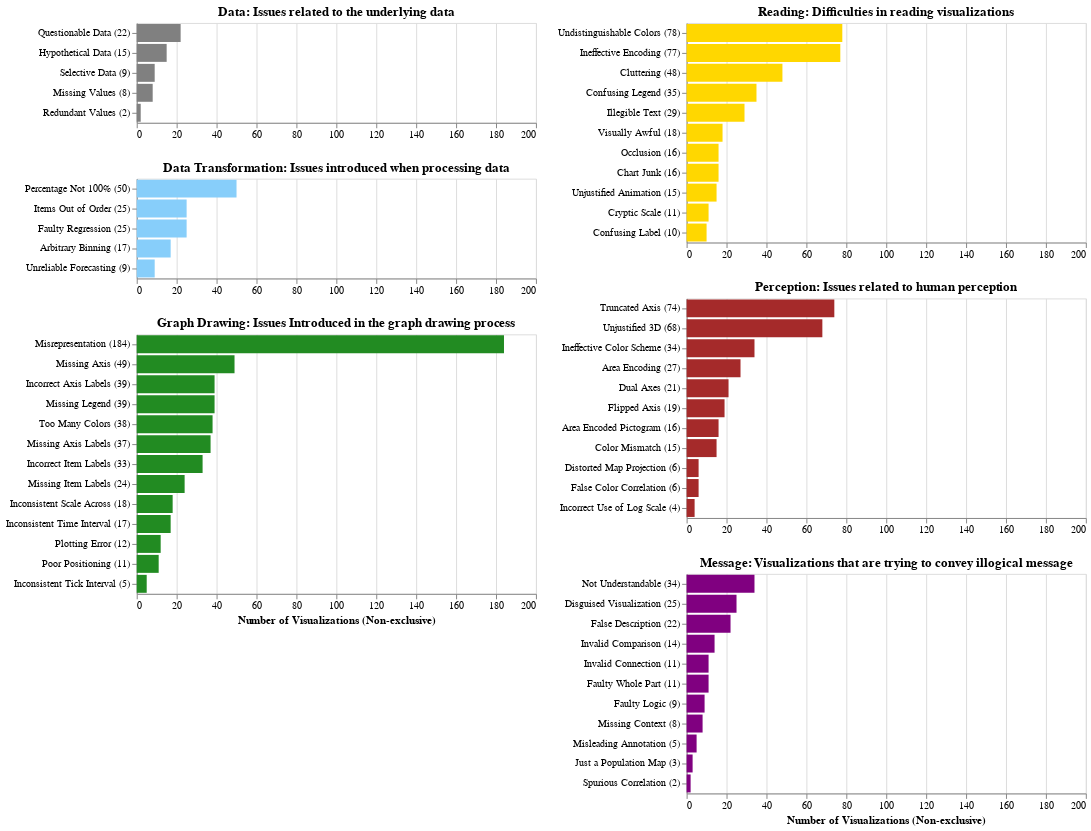

This figure's notebook cell:
### Code cell
issuetypes_chart = (issuetypes_data & issuetypes_derive & issuetypes_graph) | (issuetypes_visual & issuetypes_perception & issuetypes_logical)
issuetypes_chart

### Figure 1 — Vega-Lite specification as saved in the notebook (floating-point values rounded to 4 significant figures)
{"config": {"view": {"continuousWidth": 400, "continuousHeight": 300}}, "hconcat": [{"vconcat": [{"mark": {"type": "bar", "color": "gray"}, "encoding": {"x": {"type": "quantitative", "field": "count", "scale": {"domain": [0, 200]}, "title": null}, "y": {"type": "nominal", "field": "namecount", "sort": "-x", "title": null}}, "title": "Data: Issues related to the underlying data", "transform": [{"filter": "(datum.subcategory === 'Data')"}]}, {"mark": {"type": "bar", "color": "lightskyblue"}, "encoding": {"x": {"type": "quantitative", "field": "count", "scale": {"domain": [0, 200]}, "title": null}, "y": {"type": "nominal", "field": "namecount", "sort": "-x", "title": null}}, "title": "Data Transformation: Issues introduced when processing data", "transform": [{"filter": "(datum.subcategory === 'Data Transformation')"}]}, {"mark": {"type": "bar", "color": "ForestGreen"}, "encoding": {"x": {"type": "quantitative", "field": "count", "scale": {"domain": [0, 200]}, "title": "Number of Visualizations (Non-exclusive)"}, "y": {"type": "nominal", "field": "namecount", "sort": "-x", "title": null}}, "title": "Graph Drawing: Issues Introduced in the graph drawing process", "transform": [{"filter": "(datum.subcategory === 'Graph Drawing')"}]}]}, {"vconcat": [{"mark": {"type": "bar", "color": "gold"}, "encoding": {"x": {"type": "quantitative", "field": "count", "scale": {"domain": [0, 200]}, "title": null}, "y": {"type": "nominal", "field": "namecount", "sort": "-x", "title": null}}, "title": "Reading: Difficulties in reading visualizations", "transform": [{"filter": "(datum.subcategory === 'Reading')"}]}, {"mark": {"type": "bar", "color": "brown"}, "encoding": {"x": {"type": "quantitative", "field": "count", "scale": {"domain": [0, 200]}, "title": null}, "y": {"type": "nominal", "field": "namecount", "sort": "-x", "title": null}}, "title": "Perception: Issues related to human perception", "transform": [{"filter": "(datum.subcategory === 'Perception')"}]}, {"mark": {"type": "bar", "color": "purple"}, "encoding": {"x": {"type": "quantitative", "field": "count", "scale": {"domain": [0, 200]}, "title": "Number of Visualizations (Non-exclusive)"}, "y": {"type": "nominal", "field": "namecount", "sort": "-x", "title": null}}, "title": "Message: Visualizations that are trying to convey illogical message", "transform": [{"filter": "(datum.subcategory === 'Message')"}]}]}], "data": {"name": "data-686c9b061e25e2e65795b9ab785d2576"}, "$schema": "https://vega.github.io/schema/vega-lite/v4.8.1.json", "datasets": {"data-686c9b061e25e2e65795b9ab785d2576": [{"subcategory": "Data", "tag": "fault:data:questionable", "name": "Questionable Data", "count": 22, "namecount": "Questionable Data (22)"}, {"subcategory": "Data", "tag": "fault:data:hypothetical", "name": "Hypothetical Data", "count": 15, "namecount": "Hypothetical Data (15)"}, {"subcategory": "Data", "tag": "fault:data:selective", "name": "Selective Data", "count": 9, "namecount": "Selective Data (9)"}, {"subcategory": "Data", "tag": "fault:data:missingvalues", "name": "Missing Values", "count": 8, "namecount": "Missing Values (8)"}, {"subcategory": "Data", "tag": "fault:data:redundant", "name": "Redundant Values", "count": 2, "namecount": "Redundant Values (2)"}, {"subcategory": "Data Transformation", "tag": "fault:percentage:sum", "name": "Percentage Not 100%", "count": 50, "namecount": "Percentage Not 100% (50)"}, {"subcategory": "Data Transformation", "tag": "fault:itemorder", "name": "Items Out of Order", "count": 25, "namecount": "Items Out of Order (25)"}, {"subcategory": "Data Transformation", "tag": "fault:faultystatistics", "name": "Faulty Regression", "count": 25, "namecount": "Faulty Regression (25)"}, {"subcategory": "Data Transformation", "tag": "fault:binning", "name": "Arbitrary Binning", "count": 17, "namecount": "Arbitrary Binning (17)"}, {"subcategory": "Data Transformation", "tag": "fault:data:prediction", "name": "Unreliable Forecasting", "count": 9, "namecount": "Unreliable Forecasting (9)"}, {"subcategory": "Graph Drawing", "tag": "fault:scale:inconsistent", "name": "Misrepresentation", "count": 184, "namecount": "Misrepresentation (184)"}, {"subcategory": "Graph Drawing", "tag": "fault:axis:missing", "name": "Missing Axis", "count": 49, "namecount": "Missing Axis (49)"}, {"subcategory": "Graph Drawing", "tag": "fault:axis:incorrectlabel", "name": "Incorrect Axis Labels", "count": 39, "namecount": "Incorrect Axis Labels (39)"}, {"subcategory": "Graph Drawing", "tag": "fault:legend", "name": "Missing Legend", "count": 39, "namecount": "Missing Legend (39)"}, {"subcategory": "Graph Drawing", "tag": "fault:color:over12", "name": "Too Many Colors", "count": 38, "namecount": "Too Many Colors (38)"}, {"subcategory": "Graph Drawing", "tag": "fault:axis:label", "name": "Missing Axis Labels", "count": 37, "namecount": "Missing Axis Labels (37)"}, {"subcategory": "Graph Drawing", "tag": "fault:wronglabel", "name": "Incorrect Item Labels", "count": 33, "namecount": "Incorrect Item Labels (33)"}, {"subcategory": "Graph Drawing", "tag": "fault:missinglabel", "name": "Missing Item Labels", "count": 24, "namecount": "Missing Item Labels (24)"}, {"subcategory": "Graph Drawing", "tag": "fault:scale:inconsistentacross", "name": "Inconsistent Scale Across", "count": 18, "namecount": "Inconsistent Scale Across (18)"}, {"subcategory": "Graph Drawing", "tag": "fault:inconsistentinterval", "name": "Inconsistent Time Interval", "count": 17, "namecount": "Inconsistent Time Interval (17)"}, {"subcategory": "Graph Drawing", "tag": "fault:encoding", "name": "Plotting Error", "count": 12, "namecount": "Plotting Error (12)"}, {"subcategory": "Graph Drawing", "tag": "fault:position", "name": "Poor Positioning", "count": 11, "namecount": "Poor Positioning (11)"}, {"subcategory": "Graph Drawing", "tag": "fault:inconsistentaxisinterval", "name": "Inconsistent Tick Interval", "count": 5, "namecount": "Inconsistent Tick Interval (5)"}, {"subcategory": "Reading", "tag": "fault:colormess", "name": "Undistinguishable Colors", "count": 78, "namecount": "Undistinguishable Colors (78)"}, {"subcategory": "Reading", "tag": "fault:betteralternative", "name": "Ineffective Encoding", "count": 77, "namecount": "Ineffective Encoding (77)"}, {"subcategory": "Reading", "tag": "fault:cluttering", "name": "Cluttering", "count": 48, "namecount": "Cluttering (48)"}, {"subcategory": "Reading", "tag": "fault:legendconfuse", "name": "Confusing Legend", "count": 35, "namecount": "Confusing Legend (35)"}, {"subcategory": "Reading", "tag": "fault:legibility", "name": "Illegible Text", "count": 29, "namecount": "Illegible Text (29)"}, {"subcategory": "Reading", "tag": "fault:visuallyawful", "name": "Visually Awful", "count": 18, "namecount": "Visually Awful (18)"}, {"subcategory": "Reading", "tag": "fault:occulusion", "name": "Occlusion", "count": 16, "namecount": "Occlusion (16)"}, {"subcategory": "Reading", "tag": "fault:chartjunk", "name": "Chart Junk", "count": 16, "namecount": "Chart Junk (16)"}, {"subcategory": "Reading", "tag": "fault:animation", "name": "Unjustified Animation", "count": 15, "namecount": "Unjustified Animation (15)"}, {"subcategory": "Reading", "tag": "fault:scale", "name": "Cryptic Scale", "count": 11, "namecount": "Cryptic Scale (11)"}, {"subcategory": "Reading", "tag": "fault:labelconfuse", "name": "Confusing Label", "count": 10, "namecount": "Confusing Label (10)"}, {"subcategory": "Perception", "tag": "fault:axis:truncated", "name": "Truncated Axis", "count": 74, "namecount": "Truncated Axis (74)"}, {"subcategory": "Perception", "tag": "fault:3d", "name": "Unjustified 3D", "count": 68, "namecount": "Unjustified 3D (68)"}, {"subcategory": "Perception", "tag": "fault:colorscale", "name": "Ineffective Color Scheme", "count": 34, "namecount": "Ineffective Color Scheme (34)"}, {"subcategory": "Perception", "tag": "fault:area", "name": "Area Encoding", "count": 27, "namecount": "Area Encoding (27)"}, {"subcategory": "Perception", "tag": "fault:axis:double", "name": "Dual Axes", "count": 21, "namecount": "Dual Axes (21)"}, {"subcategory": "Perception", "tag": "fault:axis:flipped", "name": "Flipped Axis", "count": 19, "namecount": "Flipped Axis (19)"}, {"subcategory": "Perception", "tag": "fault:picto:distortion", "name": "Area Encoded Pictogram", "count": 16, "namecount": "Area Encoded Pictogram (16)"}, {"subcategory": "Perception", "tag": "fault:colorconvention", "name": "Color Mismatch", "count": 15, "namecount": "Color Mismatch (15)"}, {"subcategory": "Perception", "tag": "fault:mapprojection", "name": "Distorted Map Projection", "count": 6, "namecount": "Distorted Map Projection (6)"}, {"subcategory": "Perception", "tag": "fault:colorcorrelation", "name": "False Color Correlation", "count": 6, "namecount": "False Color Correlation (6)"}, {"subcategory": "Perception", "tag": "fault:scale:log", "name": "Incorrect Use of Log Scale", "count": 4, "namecount": "Incorrect Use of Log Scale (4)"}, {"subcategory": "Message", "tag": "fault:cannotunderstand", "name": "Not Understandable", "count": 34, "namecount": "Not Understandable (34)"}, {"subcategory": "Message", "tag": "fault:nonsequitur", "name": "Disguised Visualization", "count": 25, "namecount": "Disguised Visualization (25)"}, {"subcategory": "Message", "tag": "fault:description", "name": "False Description", "count": 22, "namecount": "False Description (22)"}, {"subcategory": "Message", "tag": "fault:invalidcomparison", "name": "Invalid Comparison", "count": 14, "namecount": "Invalid Comparison (14)"}, {"subcategory": "Message", "tag": "fault:connection", "name": "Invalid Connection", "count": 11, "namecount": "Invalid Connection (11)"}, {"subcategory": "Message", "tag": "fault:percentage:wholepart", "name": "Faulty Whole Part", "count": 11, "namecount": "Faulty Whole Part (11)"}, {"subcategory": "Message", "tag": "fault:faultylogic", "name": "Faulty Logic", "count": 9, "namecount": "Faulty Logic (9)"}, {"subcategory": "Message", "tag": "fault:missingcontext", "name": "Missing Context", "count": 8, "namecount": "Missing Context (8)"}, {"subcategory": "Message", "tag": "fault:annotation", "name": "Misleading Annotation", "count": 5, "namecount": "Misleading Annotation (5)"}, {"subcategory": "Message", "tag": "fault:map:population", "name": "Just a Population Map", "count": 3, "namecount": "Just a Population Map (3)"}, {"subcategory": "Message", "tag": "fault:spuriousocorrelation", "name": "Spurious Correlation", "count": 2, "namecount": "Spurious Correlation (2)"}]}}
